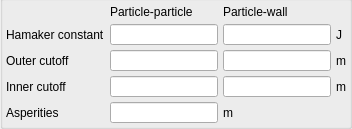
            <widget class="QGroupBox" name="groupbox_cohesion_parameters">
             <property name="styleSheet">
              <string notr="true">QGroupBox{margin-top: -5px}</string>
             </property>
             <property name="title">
              <string/>
             </property>
             <property name="flat">
              <bool>true</bool>
             </property>
             <layout class="QGridLayout" name="gridLayout_18">
              <property name="leftMargin">
               <number>0</number>
              </property>
              <property name="topMargin">
               <number>0</number>
              </property>
              <property name="rightMargin">
               <number>0</number>
              </property>
              <property name="bottomMargin">
               <number>0</number>
              </property>
              <property name="spacing">
               <number>5</number>
              </property>
              <item row="0" column="0">
               <layout class="QGridLayout" name="gridLayout_17">
                <property name="leftMargin">
                 <number>5</number>
                </property>
                <property name="topMargin">
                 <number>5</number>
                </property>
                <property name="rightMargin">
                 <number>5</number>
                </property>
                <property name="bottomMargin">
                 <number>5</number>
                </property>
                <item row="3" column="2">
                 <widget class="LineEdit" name="lineedit_keyword_wall_vdw_inner_cutoff"/>
                </item>
                <item row="3" column="0">
                 <widget class="QLabel" name="label_vdw_inner_cutoff">
                  <property name="text">
                   <string>Inner cutoff</string>
                  </property>
                 </widget>
                </item>
                <item row="0" column="2">
                 <widget class="QLabel" name="label_particle_wall">
                  <property name="text">
                   <string>Particle-wall</string>
                  </property>
                 </widget>
                </item>
                <item row="2" column="1">
                 <widget class="LineEdit" name="lineedit_keyword_vdw_outer_cutoff"/>
                </item>
                <item row="2" column="2">
                 <widget class="LineEdit" name="lineedit_keyword_wall_vdw_outer_cutoff"/>
                </item>
                <item row="0" column="1">
                 <widget class="QLabel" name="label_particle_particle">
                  <property name="text">
                   <string>Particle-particle</string>
                  </property>
                 </widget>
                </item>
                <item row="1" column="1">
                 <widget class="LineEdit" name="lineedit_keyword_hamaker_constant"/>
                </item>
                <item row="4" column="0">
                 <widget class="QLabel" name="label_asperities">
                  <property name="text">
                   <string>Asperities</string>
                  </property>
                 </widget>
                </item>
                <item row="1" column="0">
                 <widget class="QLabel" name="label_hamaker_constant">
                  <property name="text">
                   <string>Hamaker constant</string>
                  </property>
                 </widget>
                </item>
                <item row="2" column="3">
                 <widget class="QLabel" name="label_vdw_outer_cutoff_units">
                  <property name="sizePolicy">
                   <sizepolicy hsizetype="Fixed" vsizetype="Preferred">
                    <horstretch>0</horstretch>
                    <verstretch>0</verstretch>
                   </sizepolicy>
                  </property>
                  <property name="text">
                   <string>m</string>
                  </property>
                 </widget>
                </item>
                <item row="3" column="3">
                 <widget class="QLabel" name="label_vdw_inner_cutoff_units">
                  <property name="text">
                   <string>m</string>
                  </property>
                 </widget>
                </item>
                <item row="4" column="1">
                 <widget class="LineEdit" name="lineedit_keyword_asperities"/>
                </item>
                <item row="2" column="0">
                 <widget class="QLabel" name="label_vdw_outer_cutoff">
                  <property name="text">
                   <string>Outer cutoff</string>
                  </property>
                 </widget>
                </item>
                <item row="3" column="1">
                 <widget class="LineEdit" name="lineedit_keyword_vdw_inner_cutoff"/>
                </item>
                <item row="4" column="2">
                 <widget class="QLabel" name="label_asperities_units">
                  <property name="text">
                   <string>m</string>
                  </property>
                 </widget>
                </item>
                <item row="1" column="2">
                 <widget class="LineEdit" name="lineedit_keyword_wall_hamaker_constant"/>
                </item>
                <item row="1" column="3">
                 <widget class="QLabel" name="label_hamaker_constant_units">
                  <property name="text">
                   <string>J</string>
                  </property>
                 </widget>
                </item>
               </layout>
              </item>
             </layout>
            </widget>
